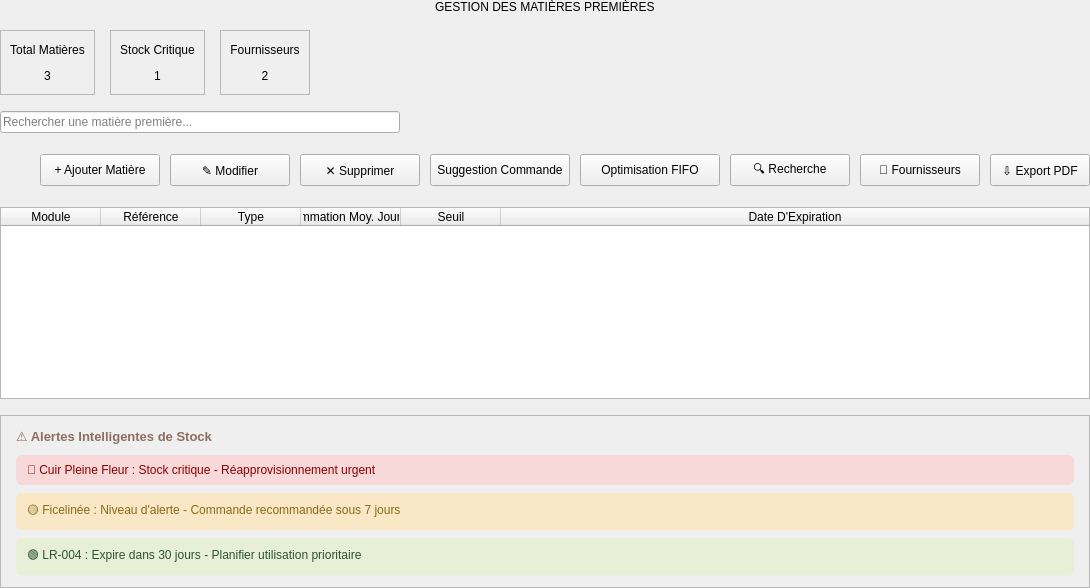
            <widget class="QWidget" name="rawMaterialsPage">
             <layout class="QVBoxLayout" name="verticalLayout_9">
              <property name="spacing">
               <number>16</number>
              </property>
              <property name="leftMargin">
               <number>0</number>
              </property>
              <property name="topMargin">
               <number>0</number>
              </property>
              <property name="rightMargin">
               <number>0</number>
              </property>
              <property name="bottomMargin">
               <number>0</number>
              </property>
              <item alignment="Qt::AlignmentFlag::AlignHCenter">
               <widget class="QLabel" name="matiereTitle">
                <property name="text">
                 <string>GESTION DES MATIÈRES PREMIÈRES</string>
                </property>
               </widget>
              </item>
              <item>
               <widget class="QWidget" name="statsContainerMatiere" native="true">
                <property name="minimumSize">
                 <size>
                  <width>0</width>
                  <height>65</height>
                 </size>
                </property>
                <property name="maximumSize">
                 <size>
                  <width>16777215</width>
                  <height>65</height>
                 </size>
                </property>
                <layout class="QHBoxLayout" name="horizontalLayout_8">
                 <property name="spacing">
                  <number>15</number>
                 </property>
                 <property name="leftMargin">
                  <number>0</number>
                 </property>
                 <property name="topMargin">
                  <number>0</number>
                 </property>
                 <property name="rightMargin">
                  <number>0</number>
                 </property>
                 <property name="bottomMargin">
                  <number>0</number>
                 </property>
                 <item>
                  <widget class="QFrame" name="statsCardMatiere1">
                   <property name="frameShape">
                    <enum>QFrame::Shape::StyledPanel</enum>
                   </property>
                   <layout class="QVBoxLayout" name="verticalLayout_10">
                    <item>
                     <widget class="QLabel" name="statsLabelMatiere1">
                      <property name="text">
                       <string>Total Matières</string>
                      </property>
                      <property name="alignment">
                       <set>Qt::AlignmentFlag::AlignCenter</set>
                      </property>
                     </widget>
                    </item>
                    <item>
                     <widget class="QLabel" name="statsValueMatiere1">
                      <property name="text">
                       <string>3</string>
                      </property>
                      <property name="alignment">
                       <set>Qt::AlignmentFlag::AlignCenter</set>
                      </property>
                     </widget>
                    </item>
                   </layout>
                  </widget>
                 </item>
                 <item>
                  <widget class="QFrame" name="statsCardMatiere2">
                   <property name="frameShape">
                    <enum>QFrame::Shape::StyledPanel</enum>
                   </property>
                   <layout class="QVBoxLayout" name="verticalLayout_11">
                    <item>
                     <widget class="QLabel" name="statsLabelMatiere2">
                      <property name="text">
                       <string>Stock Critique</string>
                      </property>
                      <property name="alignment">
                       <set>Qt::AlignmentFlag::AlignCenter</set>
                      </property>
                     </widget>
                    </item>
                    <item>
                     <widget class="QLabel" name="statsValueMatiere2">
                      <property name="text">
                       <string>1</string>
                      </property>
                      <property name="alignment">
                       <set>Qt::AlignmentFlag::AlignCenter</set>
                      </property>
                     </widget>
                    </item>
                   </layout>
                  </widget>
                 </item>
                 <item>
                  <widget class="QFrame" name="statsCardMatiere3">
                   <property name="frameShape">
                    <enum>QFrame::Shape::StyledPanel</enum>
                   </property>
                   <layout class="QVBoxLayout" name="verticalLayout_12">
                    <item>
                     <widget class="QLabel" name="statsLabelMatiere3">
                      <property name="text">
                       <string>Fournisseurs</string>
                      </property>
                      <property name="alignment">
                       <set>Qt::AlignmentFlag::AlignCenter</set>
                      </property>
                     </widget>
                    </item>
                    <item>
                     <widget class="QLabel" name="statsValueMatiere3">
                      <property name="text">
                       <string>2</string>
                      </property>
                      <property name="alignment">
                       <set>Qt::AlignmentFlag::AlignCenter</set>
                      </property>
                     </widget>
                    </item>
                   </layout>
                  </widget>
                 </item>
                 <item>
                  <spacer name="horizontalSpacer_6">
                   <property name="orientation">
                    <enum>Qt::Orientation::Horizontal</enum>
                   </property>
                   <property name="sizeHint" stdset="0">
                    <size>
                     <width>40</width>
                     <height>20</height>
                    </size>
                   </property>
                  </spacer>
                 </item>
                </layout>
               </widget>
              </item>
              <item>
               <widget class="QLineEdit" name="searchBoxMatiere">
                <property name="minimumSize">
                 <size>
                  <width>400</width>
                  <height>0</height>
                 </size>
                </property>
                <property name="maximumSize">
                 <size>
                  <width>400</width>
                  <height>16777215</height>
                 </size>
                </property>
                <property name="placeholderText">
                 <string>Rechercher une matière première...</string>
                </property>
               </widget>
              </item>
              <item>
               <widget class="QWidget" name="matiereButtonsWidget" native="true">
                <property name="minimumSize">
                 <size>
                  <width>0</width>
                  <height>42</height>
                 </size>
                </property>
                <property name="maximumSize">
                 <size>
                  <width>16777215</width>
                  <height>42</height>
                 </size>
                </property>
                <layout class="QHBoxLayout" name="horizontalLayout_7">
                 <property name="spacing">
                  <number>10</number>
                 </property>
                 <property name="leftMargin">
                  <number>0</number>
                 </property>
                 <property name="topMargin">
                  <number>0</number>
                 </property>
                 <property name="rightMargin">
                  <number>0</number>
                 </property>
                 <property name="bottomMargin">
                  <number>0</number>
                 </property>
                 <item>
                  <spacer name="horizontalSpacer_5">
                   <property name="orientation">
                    <enum>Qt::Orientation::Horizontal</enum>
                   </property>
                   <property name="sizeHint" stdset="0">
                    <size>
                     <width>40</width>
                     <height>20</height>
                    </size>
                   </property>
                  </spacer>
                 </item>
                 <item>
                  <widget class="QPushButton" name="btnAddMatiere">
                   <property name="minimumSize">
                    <size>
                     <width>120</width>
                     <height>32</height>
                    </size>
                   </property>
                   <property name="text">
                    <string>+ Ajouter Matière</string>
                   </property>
                  </widget>
                 </item>
                 <item>
                  <widget class="QPushButton" name="btnEditMatiere">
                   <property name="minimumSize">
                    <size>
                     <width>120</width>
                     <height>32</height>
                    </size>
                   </property>
                   <property name="text">
                    <string>✎ Modifier</string>
                   </property>
                  </widget>
                 </item>
                 <item>
                  <widget class="QPushButton" name="btnDeleteMatiere">
                   <property name="minimumSize">
                    <size>
                     <width>120</width>
                     <height>32</height>
                    </size>
                   </property>
                   <property name="text">
                    <string>✕ Supprimer</string>
                   </property>
                  </widget>
                 </item>
                 <item>
                  <widget class="QPushButton" name="btnSuggestion">
                   <property name="minimumSize">
                    <size>
                     <width>140</width>
                     <height>32</height>
                    </size>
                   </property>
                   <property name="text">
                    <string>Suggestion Commande</string>
                   </property>
                  </widget>
                 </item>
                 <item>
                  <widget class="QPushButton" name="btnOptimisation">
                   <property name="minimumSize">
                    <size>
                     <width>140</width>
                     <height>32</height>
                    </size>
                   </property>
                   <property name="text">
                    <string>Optimisation FIFO</string>
                   </property>
                  </widget>
                 </item>
                 <item>
                  <widget class="QPushButton" name="btnRecherche">
                   <property name="minimumSize">
                    <size>
                     <width>120</width>
                     <height>32</height>
                    </size>
                   </property>
                   <property name="text">
                    <string>🔍 Recherche</string>
                   </property>
                  </widget>
                 </item>
                 <item>
                  <widget class="QPushButton" name="btnFournisseurs">
                   <property name="minimumSize">
                    <size>
                     <width>120</width>
                     <height>32</height>
                    </size>
                   </property>
                   <property name="text">
                    <string>👥 Fournisseurs</string>
                   </property>
                  </widget>
                 </item>
                 <item>
                  <widget class="QPushButton" name="btnExportMatiere">
                   <property name="minimumSize">
                    <size>
                     <width>100</width>
                     <height>32</height>
                    </size>
                   </property>
                   <property name="text">
                    <string>⇩ Export PDF</string>
                   </property>
                  </widget>
                 </item>
                </layout>
               </widget>
              </item>
              <item>
               <widget class="QTableWidget" name="matiereTable">
                <property name="enabled">
                 <bool>true</bool>
                </property>
                <property name="editTriggers">
                 <set>QAbstractItemView::EditTrigger::NoEditTriggers</set>
                </property>
                <property name="alternatingRowColors">
                 <bool>true</bool>
                </property>
                <property name="selectionBehavior">
                 <enum>QAbstractItemView::SelectionBehavior::SelectRows</enum>
                </property>
                <property name="showGrid">
                 <bool>true</bool>
                </property>
                <property name="sortingEnabled">
                 <bool>true</bool>
                </property>
                <attribute name="horizontalHeaderStretchLastSection">
                 <bool>true</bool>
                </attribute>
                <column>
                 <property name="text">
                  <string>Module</string>
                 </property>
                </column>
                <column>
                 <property name="text">
                  <string>Référence</string>
                 </property>
                </column>
                <column>
                 <property name="text">
                  <string>Type</string>
                 </property>
                </column>
                <column>
                 <property name="text">
                  <string>Consommation Moy. Journalière</string>
                 </property>
                </column>
                <column>
                 <property name="text">
                  <string>Seuil</string>
                 </property>
                </column>
                <column>
                 <property name="text">
                  <string>Date D'Expiration</string>
                 </property>
                </column>
               </widget>
              </item>
              <item>
               <widget class="QFrame" name="alertCardMatiere">
                <property name="frameShape">
                 <enum>QFrame::Shape::StyledPanel</enum>
                </property>
                <layout class="QVBoxLayout" name="verticalLayout_13">
                 <property name="spacing">
                  <number>10</number>
                 </property>
                 <property name="leftMargin">
                  <number>15</number>
                 </property>
                 <property name="topMargin">
                  <number>12</number>
                 </property>
                 <property name="rightMargin">
                  <number>15</number>
                 </property>
                 <property name="bottomMargin">
                  <number>12</number>
                 </property>
                 <item>
                  <widget class="QLabel" name="alertTitleMatiere">
                   <property name="text">
                    <string>⚠ Alertes Intelligentes de Stock</string>
                   </property>
                   <property name="styleSheet">
                    <string notr="true">font-weight: bold; font-size: 13px; color: #8D6E63;</string>
                   </property>
                  </widget>
                 </item>
                 <item>
                  <widget class="QWidget" name="alertsContainer" native="true">
                   <layout class="QVBoxLayout" name="verticalLayout_14">
                    <property name="spacing">
                     <number>8</number>
                    </property>
                    <property name="leftMargin">
                     <number>0</number>
                    </property>
                    <property name="topMargin">
                     <number>0</number>
                    </property>
                    <property name="rightMargin">
                     <number>0</number>
                    </property>
                    <property name="bottomMargin">
                     <number>0</number>
                    </property>
                    <item>
                     <widget class="QLabel" name="alert1">
                      <property name="text">
                       <string>🔴 Cuir Pleine Fleur : Stock critique - Réapprovisionnement urgent</string>
                      </property>
                      <property name="styleSheet">
                       <string notr="true">background-color: #f7d9d9; padding: 8px; border-radius: 6px; color: #8B0000;</string>
                      </property>
                     </widget>
                    </item>
                    <item>
                     <widget class="QLabel" name="alert2">
                      <property name="text">
                       <string>🟡 Ficelinée : Niveau d'alerte - Commande recommandée sous 7 jours</string>
                      </property>
                      <property name="styleSheet">
                       <string notr="true">background-color: #f9e7c6; padding: 8px; border-radius: 6px; color: #8B6914;</string>
                      </property>
                     </widget>
                    </item>
                    <item>
                     <widget class="QLabel" name="alert3">
                      <property name="text">
                       <string>🟢 LR-004 : Expire dans 30 jours - Planifier utilisation prioritaire</string>
                      </property>
                      <property name="styleSheet">
                       <string notr="true">background-color: #e7f0d6; padding: 8px; border-radius: 6px; color: #2F5233;</string>
                      </property>
                     </widget>
                    </item>
                   </layout>
                  </widget>
                 </item>
                </layout>
               </widget>
              </item>
             </layout>
            </widget>
